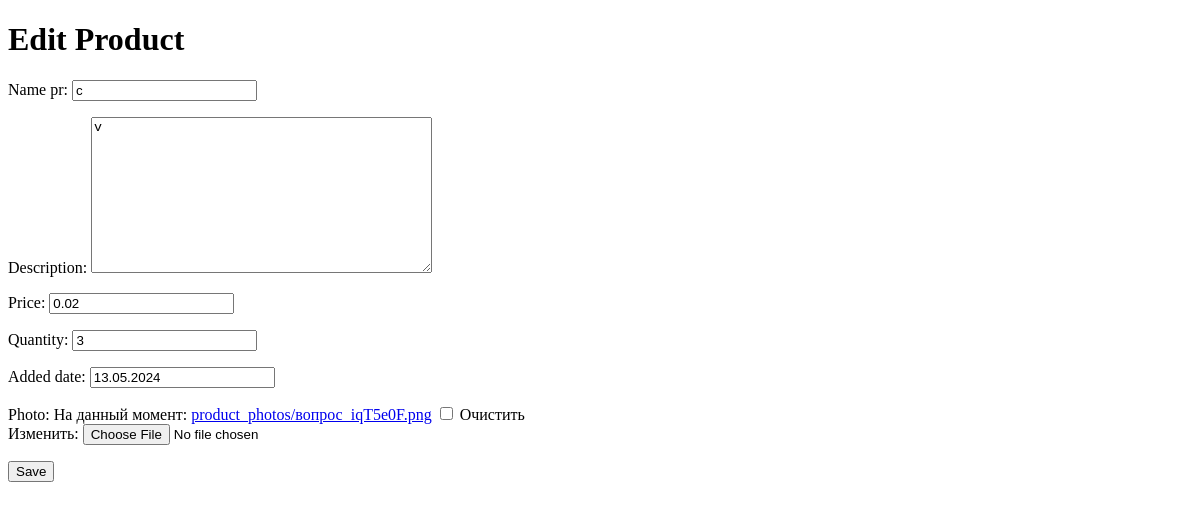
Before: /edit_product/9/ with the older database file.
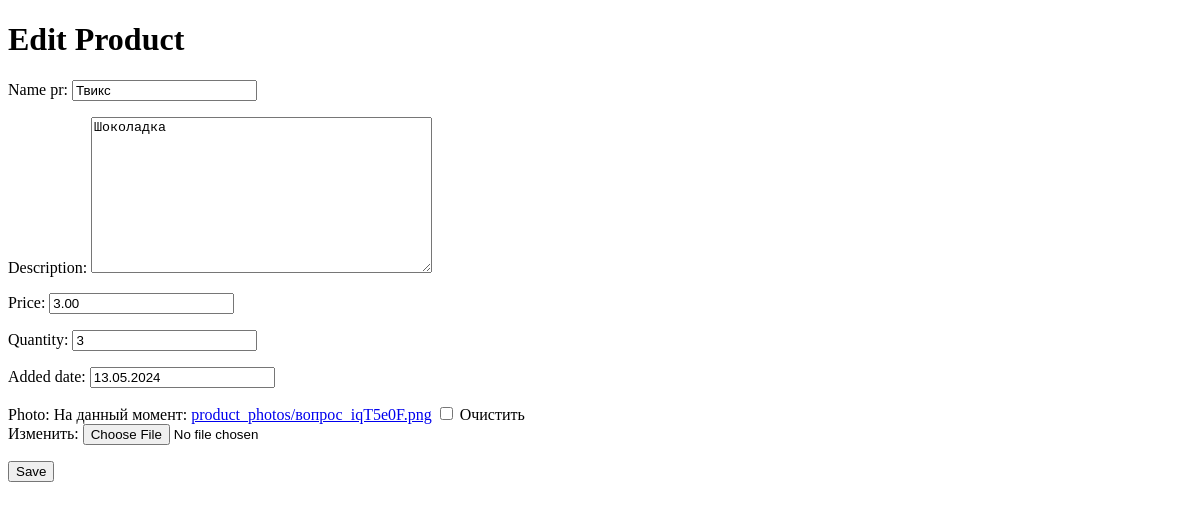
After: the same page with the newer database file.
### myweb/models.py (models this page shows, shortened)
class Product(models.Model):
    name_pr = models.CharField(max_length=100)
    description = models.TextField()
    price = models.DecimalField(max_digits=8, decimal_places=2)
    quantity = models.PositiveIntegerField()
    added_date = models.DateField()
    photo = models.ImageField(upload_to='product_photos/', blank=True)  # добавленное поле для фотографии

### myweb/views.py (the view)
# urls.py: path('edit_product/<int:product_id>/', views.edit_product, name = 'edit_product'),
def edit_product(request, product_id):
    product = Product.objects.get(id=product_id)
    if request.method == 'POST':
        form = ProductForm(request.POST, instance=product)
        if form.is_valid():
            form.save()
            return redirect('product_detail', product_id=product_id)
    else:
        form = ProductForm(instance=product)
    return render(request, 'edit_product.html', {'form': form})

### myweb/forms.py
class ProductForm(forms.ModelForm):
    class Meta:
        model = Product
        fields = ['name_pr', 'description', 'price', 'quantity', 'added_date', 'photo']

### myweb/templates/edit_product.html (shortened to what this page needs)
<!DOCTYPE html>
<html>
<head>
</head>
<body>
    <h1>Edit Product</h1>
    <form method="post">
        {{ form.as_p }}
        <button type="submit">Save</button>
    </form>
</body>
</html>

Changed rows visible on the page:
changed Product: name_pr "c" → "Твикс"; description "v" → "Шоколадка"; price "0.02" → "3.00"
